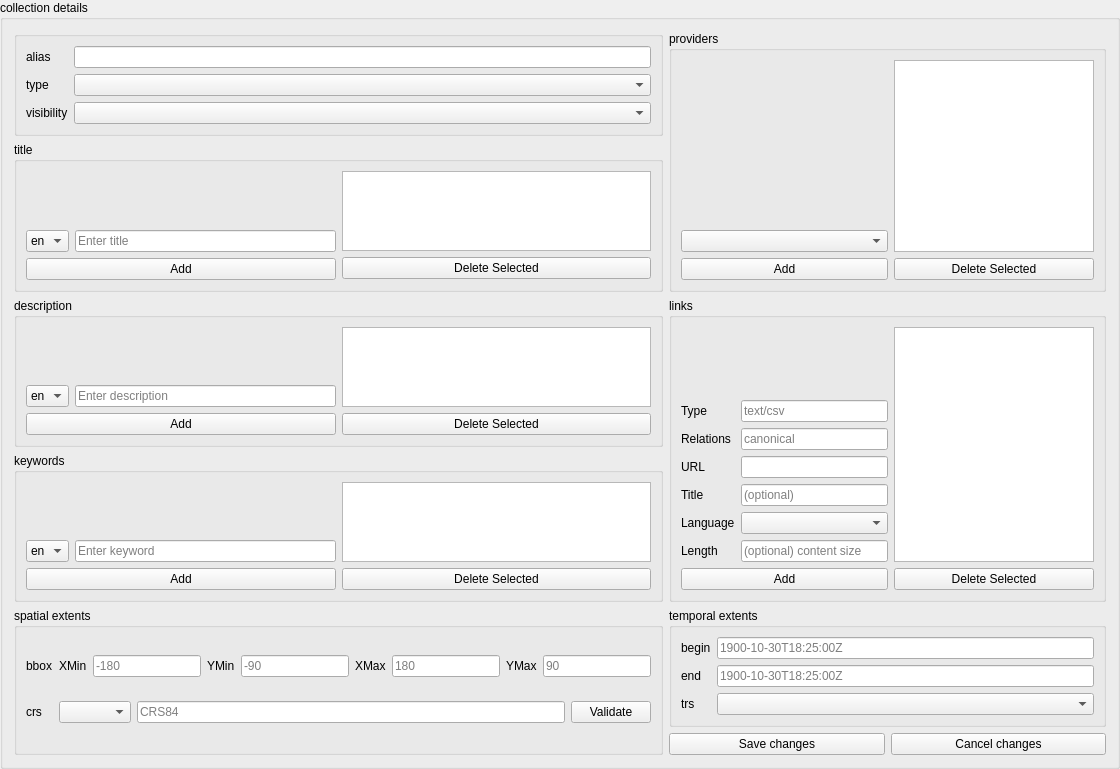
          <widget class="QGroupBox" name="groupBoxCollectionLoaded">
            <property name="visible">
              <bool>false</bool>
            </property>
            <property name="title">
              <string>collection details</string>
            </property>
            <layout class="QGridLayout" name="gridLayoutCollectionLoaded">
            
              
              <item row="0" column="0">
              
                <widget class="QGroupBox">

                  <layout class="QGridLayout">
                    <item row="0" column="0">
                      <widget class="QLabel">
                        <property name="text">
                        <string>alias</string>
                        </property>
                      </widget>
                    </item>
                    <item row="0" column="1" >
                      <widget class="QLineEdit" name="lineEditResAlias">
                      </widget>
                    </item>
                      
                    <item row="1" column="0" >
                      <widget class="QLabel">
                        <property name="text">
                        <string>type</string>
                        </property>
                      </widget>
                    </item>
                    <item row="1" column="1" >
                      <widget class="QComboBox" name="comboBoxResType">
                      </widget>
                    </item>

                    <item row="2" column="0" >
                      <widget class="QLabel">
                        <property name="text">
                        <string>visibility</string>
                        </property>
                      </widget>
                    </item>
                    <item row="2" column="1">
                      <widget class="QComboBox" name="comboBoxResVisibility">
                      </widget>
                    </item>
                  </layout>
                </widget>
              </item>


              <item row="1" column="0" >
              
                <widget class="QGroupBox">
                  <property name="title">
                    <string>title</string>
                  </property>

                  <layout class="QGridLayout">
                    <item row="0" column="0">
                    <layout class="QHBoxLayout">
                      <item>
                      <layout class="QVBoxLayout">
                        <item>            
                        <spacer name="verticalSpacer">
                        <property name="orientation">
                          <enum>Qt::Vertical</enum>
                        </property>
                        <property name="sizeHint" stdset="0">
                          <size>
                          <width>20</width>
                          <height>40</height>
                          </size>
                        </property>
                        </spacer>
                        </item>

                        <item>
                          <layout class="QVBoxLayout">
                          <item>
                          <layout class="QHBoxLayout">
                            <item>
                            <widget class="QComboBox" name="comboBoxResTitleLocale">
                              <item>
                              <property name="text">
                                <string>en</string>
                              </property>
                              </item>
                              <item>
                              <property name="text">
                                <string>pt</string>
                              </property>
                              </item>
                              <item>
                              <property name="text">
                                <string>fr</string>
                              </property>
                              </item>
                            </widget>
                            </item>

                          <item>
                            <widget class="QLineEdit" name="addResTitleLineEdit">
                            <property name="placeholderText">
                              <string>Enter title</string>
                            </property>
                            </widget>
                          </item>
                          </layout>

                          </item>
                          <item>
                            <widget class="QPushButton" name="addResTitleButton">
                            <property name="text">
                              <string>Add</string>
                            </property>
                            </widget>
                          </item>
                          </layout>
                        </item>
                      </layout>

                      </item>
                      <item>
                        <layout class="QVBoxLayout">
                          <item>
                            <widget class="QListWidget" name="listWidgetResTitle">
                            <property name="maximumSize">
                              <size>
                              <width>1000</width>
                              <height>80</height>
                              </size>
                            </property>
                            </widget>
                          </item>
                          <item>
                            <widget class="QPushButton" name="deleteResTitleButton">
                            <property name="text">
                              <string>Delete Selected</string>
                            </property>
                            </widget>
                          </item>
                        </layout>
                      </item>
                    </layout>
                  </item>
                </layout>
                </widget>
              </item>


            
              <item row="2" column="0" columnspan="1">
              
                <widget class="QGroupBox">
                  <property name="title">
                    <string>description</string>
                  </property>

                  <layout class="QGridLayout">
                    <item row="0" column="0">

                    <layout class="QHBoxLayout">
                      <item>
                      <layout class="QVBoxLayout">
                        <item>            
                        <spacer name="verticalSpacer">
                        <property name="orientation">
                          <enum>Qt::Vertical</enum>
                        </property>
                        <property name="sizeHint" stdset="0">
                          <size>
                          <width>20</width>
                          <height>40</height>
                          </size>
                        </property>
                        </spacer>
                        </item>

                        <item>
                          <layout class="QVBoxLayout">
                          <item>
                          <layout class="QHBoxLayout">
                            <item>
                            <widget class="QComboBox" name="comboBoxResDescriptionLocale">
                              <item>
                              <property name="text">
                                <string>en</string>
                              </property>
                              </item>
                              <item>
                              <property name="text">
                                <string>pt</string>
                              </property>
                              </item>
                              <item>
                              <property name="text">
                                <string>fr</string>
                              </property>
                              </item>
                            </widget>
                            </item>

                          <item>
                            <widget class="QLineEdit" name="addResDescriptionLineEdit">
                            <property name="placeholderText">
                              <string>Enter description</string>
                            </property>
                            </widget>
                          </item>
                          </layout>

                          </item>
                          <item>
                            <widget class="QPushButton" name="addResDescriptionButton">
                            <property name="text">
                              <string>Add</string>
                            </property>
                            </widget>
                          </item>
                          </layout>
                        </item>
                      </layout>

                      </item>
                      <item>
                        <layout class="QVBoxLayout">
                          <item>
                            <widget class="QListWidget" name="listWidgetResDescription">
                            <property name="maximumSize">
                              <size>
                              <width>1000</width>
                              <height>80</height>
                              </size>
                            </property>
                            </widget>
                          </item>
                          <item>
                            <widget class="QPushButton" name="deleteResDescriptionButton">
                            <property name="text">
                              <string>Delete Selected</string>
                            </property>
                            </widget>
                          </item>
                        </layout>
                      </item>
                    </layout>
                  </item>
                </layout>
                </widget>
              </item>



              <item row="3" column="0" columnspan="1">
              
                <widget class="QGroupBox">
                  <property name="title">
                    <string>keywords</string>
                  </property>

                  <layout class="QGridLayout">
                    <item row="0" column="0">
                    
                    <layout class="QHBoxLayout">
                      <item>
                      <layout class="QVBoxLayout">
                        <item>            
                        <spacer name="verticalSpacer">
                        <property name="orientation">
                          <enum>Qt::Vertical</enum>
                        </property>
                        <property name="sizeHint" stdset="0">
                          <size>
                          <width>20</width>
                          <height>40</height>
                          </size>
                        </property>
                        </spacer>
                        </item>

                        <item>
                          <layout class="QVBoxLayout">
                          <item>
                          <layout class="QHBoxLayout">
                            <item>
                            <widget class="QComboBox" name="comboBoxResKeywordsLocale">
                              <item>
                              <property name="text">
                                <string>en</string>
                              </property>
                              </item>
                              <item>
                              <property name="text">
                                <string>pt</string>
                              </property>
                              </item>
                              <item>
                              <property name="text">
                                <string>fr</string>
                              </property>
                              </item>
                            </widget>
                            </item>

                          <item>
                            <widget class="QLineEdit" name="addResKeywordsLineEdit">
                            <property name="placeholderText">
                              <string>Enter keyword</string>
                            </property>
                            </widget>
                          </item>
                          </layout>

                          </item>
                          <item>
                            <widget class="QPushButton" name="addResKeywordsButton">
                            <property name="text">
                              <string>Add</string>
                            </property>
                            </widget>
                          </item>
                          </layout>
                        </item>
                      </layout>

                      </item>
                      <item>
                        <layout class="QVBoxLayout">
                          <item>
                            <widget class="QListWidget" name="listWidgetResKeywords">
                            <property name="maximumSize">
                              <size>
                              <width>1000</width>
                              <height>80</height>
                              </size>
                            </property>
                            </widget>
                          </item>
                          <item>
                            <widget class="QPushButton" name="deleteResKeywordsButton">
                            <property name="text">
                              <string>Delete Selected</string>
                            </property>
                            </widget>
                          </item>
                        </layout>
                      </item>
                    </layout>

                  </item>
                  </layout>
                </widget>
              </item>


              <item row="4" column="0" rowspan="2">
              
                <widget class="QGroupBox">
                  <property name="title">
                    <string>spatial extents</string>
                  </property>

                  <layout class="QGridLayout">
                  
                    <item row="0" column="0">
                      <widget class="QLabel">
                        <property name="text">
                        <string>bbox</string>
                        </property>
                      </widget>
                    </item>

                    <item row="0" column="1">
                      <layout class="QGridLayout">
                        
                        <item row="0" column="0">
                          <layout class="QHBoxLayout">
                            <item>
                              <widget class="QLabel">
                                <property name="text">
                                <string>XMin</string>
                                </property>
                              </widget>
                            </item>
                            <item>
                              <widget class="QLineEdit" name="lineEditResExtentsSpatialXMin">
                                <property name="placeholderText">
                                  <string>-180</string>
                                </property>
                              </widget>
                            </item>
                          </layout>
                        </item>
                        <item row="0" column="1">
                          <layout class="QHBoxLayout">
                            <item>
                              <widget class="QLabel">
                                <property name="text">
                                <string>YMin</string>
                                </property>
                              </widget>
                            </item>
                            <item>
                              <widget class="QLineEdit" name="lineEditResExtentsSpatialYMin">
                                <property name="placeholderText">
                                  <string>-90</string>
                                </property>
                              </widget>
                            </item>
                          </layout>
                        </item>
                        <item row="0" column="2">
                          <layout class="QHBoxLayout">
                            <item>
                              <widget class="QLabel">
                                <property name="text">
                                <string>XMax</string>
                                </property>
                              </widget>
                            </item>
                            <item>
                              <widget class="QLineEdit" name="lineEditResExtentsSpatialXMax">
                                <property name="placeholderText">
                                  <string>180</string>
                                </property>
                              </widget>
                            </item>
                          </layout>
                        </item>
                        <item row="0" column="3">
                          <layout class="QHBoxLayout">
                            <item>
                              <widget class="QLabel">
                                <property name="text">
                                <string>YMax</string>
                                </property>
                              </widget>
                            </item>
                            <item>
                              <widget class="QLineEdit" name="lineEditResExtentsSpatialYMax">
                                <property name="placeholderText">
                                  <string>90</string>
                                </property>
                              </widget>
                            </item>
                          </layout>
                        </item>

                      </layout>
                    </item>

                    <item row="1" column="0">
                      <widget class="QLabel">
                        <property name="text">
                        <string>crs</string>
                        </property>
                      </widget>
                    </item>

                    <item row="1" column="1">
                    
                    <layout class="QHBoxLayout">
                      <item>
                        <widget class="QComboBox" name="comboBoxResExtentsSpatialCrsType">
                        </widget>
                      </item>
                      <item>
                        <layout class = "QHBoxLayout">
                          <item>
                            <widget class="QLineEdit" name="lineEditResExtentsSpatialCrs">
                              <property name="placeholderText">
                                <string>CRS84</string>
                              </property>
                            </widget>
                          </item>
                          <item>
                            <widget class="QPushButton" name="validateResExtentsCrsButton">
                              <property name="text">
                                <string>Validate</string>
                              </property>
                            </widget>
                          </item>
                        </layout>
                      </item>
                    </layout>
                    </item>



                  </layout>

                </widget>
              </item>
              
              

              <item row="2" column="1" rowspan="2" >
                <widget class="QGroupBox" name="groupBoxMap">
                  <property name="title">
                    <string>links</string>
                  </property>
                  <layout class="QGridLayout" name="gridLayout_2">
                    <item row="0" column="0">

                    <layout class="QHBoxLayout">
                      <item>
                      <layout class="QVBoxLayout">
                        <item>            
                        <spacer name="verticalSpacer">
                        <property name="orientation">
                          <enum>Qt::Vertical</enum>
                        </property>
                        <property name="sizeHint" stdset="0">
                          <size>
                          <width>20</width>
                          <height>40</height>
                          </size>
                        </property>
                        </spacer>
                        </item>

                        <item>
                          <layout class="QVBoxLayout">
                            <item>
                            <layout class="QGridLayout" name="gridLayoutAddResLinks">

                              <item row="0" column="0">
                                <widget class="QLabel">
                                  <property name="text">
                                    <string>Type</string>
                                  </property>
                                </widget>
                              </item>
                              <item row="0" column="1">
                                <widget class="QLineEdit" name="addResLinksTypeLineEdit">
                                  <property name="placeholderText">
                                    <string>text/csv</string>
                                  </property>
                                </widget>
                              </item>

                              <item row="1" column="0">
                                <widget class="QLabel">
                                  <property name="text">
                                    <string>Relations</string>
                                  </property>
                                </widget>
                              </item>
                              <item row="1" column="1">
                                <widget class="QLineEdit" name="addResLinksRelLineEdit">
                                  <property name="placeholderText">
                                    <string>canonical</string>
                                  </property>
                                </widget>
                              </item>

                              <item row="2" column="0">
                                <widget class="QLabel">
                                  <property name="text">
                                    <string>URL</string>
                                  </property>
                                </widget>
                              </item>
                              <item row="2" column="1">
                                <widget class="QLineEdit" name="addResLinksHrefLineEdit">
                                  <property name="placeholderText">
                                    <string></string>
                                  </property>
                                </widget>
                              </item>

                              <item row="3" column="0">
                                <widget class="QLabel">
                                  <property name="text">
                                    <string>Title</string>
                                  </property>
                                </widget>
                              </item>
                              <item row="3" column="1">
                                <widget class="QLineEdit" name="addResLinksTitleLineEdit">
                                  <property name="placeholderText">
                                    <string>(optional)</string>
                                  </property>
                                </widget>
                              </item>

                              <item row="4" column="0">
                                <widget class="QLabel">
                                  <property name="text">
                                    <string>Language</string>
                                  </property>
                                </widget>
                              </item>
                              <item row="4" column="1">
                                <widget class="QComboBox" name="addResLinkshreflangComboBox">
                                  <property name="placeholderText">
                                    <string>(optional) e.g. 'en-US'</string>
                                  </property>
                                </widget>
                              </item>

                              <item row="5" column="0">
                                <widget class="QLabel">
                                  <property name="text">
                                    <string>Length</string>
                                  </property>
                                </widget>
                              </item>
                              <item row="5" column="1">
                                <widget class="QLineEdit" name="addResLinksLengthLineEdit">
                                  <property name="placeholderText">
                                    <string>(optional) content size</string>
                                  </property>
                                </widget>
                              </item>

                            </layout>


                          </item>
                          <item>
                            <widget class="QPushButton" name="addResLinksButton">
                            <property name="text">
                              <string>Add</string>
                            </property>
                            </widget>
                          </item>
                          </layout>
                        </item>
                      </layout>

                      </item>
                      <item>
                        <layout class="QVBoxLayout">
                          <item>
                            <widget class="QListWidget" name="listWidgetResLinks">
                            <property name="maximumSize">
                              <size>
                              <width>200</width>
                              <height>300</height>
                              </size>
                            </property>
                            </widget>
                          </item>
                          <item>
                            <widget class="QPushButton" name="deleteResLinksButton">
                            <property name="text">
                              <string>Delete Selected</string>
                            </property>
                            </widget>
                          </item>
                        </layout>
                      </item>
                    </layout>
                  </item>
                </layout>
                </widget>
              </item>


              <item row="0" column="1" rowspan="2">
                <widget class="QGroupBox" name="groupBoxMap">
                  <property name="title">
                    <string>providers</string>
                  </property>
                  <layout class="QGridLayout" name="gridLayout_2">
                    <item row="0" column="0">
                    <layout class="QHBoxLayout">
                      <item>
                      <layout class="QVBoxLayout">
                        <item>            
                        <spacer name="verticalSpacer">
                        <property name="orientation">
                          <enum>Qt::Vertical</enum>
                        </property>
                        <property name="sizeHint" stdset="0">
                          <size>
                          <width>20</width>
                          <height>40</height>
                          </size>
                        </property>
                        </spacer>
                        </item>

                        <item>
                          <layout class="QVBoxLayout">
                          <item>
                          <layout class="QHBoxLayout">
                            <item>
                            <widget class="QComboBox" name="comboBoxResProviderType">
                            </widget>
                            </item>
                          </layout>

                          </item>
                          <item>
                            <widget class="QPushButton" name="addResProviderButton">
                            <property name="text">
                              <string>Add</string>
                            </property>
                            </widget>
                          </item>
                          </layout>
                        </item>
                      </layout>

                      </item>
                      <item>
                        <layout class="QVBoxLayout">
                          <item>
                          
                            <widget class="QListWidget" name="listWidgetResProvider">
                            <property name="maximumSize">
                              <size>
                              <width>200</width>
                              <height>300</height>
                              </size>
                            </property>
                            </widget>
                          </item>
                          <item>
                            <widget class="QPushButton" name="deleteResProviderButton">
                            <property name="text">
                              <string>Delete Selected</string>
                            </property>
                            </widget>
                          </item>
                        </layout>
                      </item>
                    </layout>
                  </item>
                </layout>
                </widget>
              </item>


              <item row="4" column="1" >
              
                <widget class="QGroupBox">
                  <property name="title">
                    <string>temporal extents</string>
                  </property>

                  <layout class="QGridLayout">
                    <item row="0" column="0">
                      <widget class="QLabel">
                        <property name="text">
                        <string>begin</string>
                        </property>
                      </widget>
                    </item>
                    <item row="0" column="1">
                      <widget class="QLineEdit" name="lineEditResExtentsTemporalBegin">
                      <property name="placeholderText">
                          <string>1900-10-30T18:25:00Z</string>
                        </property>
                      </widget>
                    </item>
                    <item row="1" column="0">
                      <widget class="QLabel">
                        <property name="text">
                        <string>end</string>
                        </property>
                      </widget>
                    </item>
                    <item row="1" column="1">
                      <widget class="QLineEdit" name="lineEditResExtentsTemporalEnd">
                      <property name="placeholderText">
                          <string>1900-10-30T18:25:00Z</string>
                        </property>
                      </widget>
                    </item>
                    <item row="2" column="0">
                      <widget class="QLabel">
                        <property name="text">
                        <string>trs</string>
                        </property>
                      </widget>
                    </item>
                    <item row="2" column="1">
                      <widget class="QComboBox" name="comboBoxResExtentsTemporalTrs">
                      </widget>
                    </item>
                  </layout>

                </widget>
              </item>
              

              <item row="5" column="1">
                <layout class="QHBoxLayout" name="horizontalLayout">
                  <item>
                    <widget class="QPushButton" name="pushSaveAndPreviewResource">
                      <property name="text">
                      <string>Save changes</string>
                      </property>
                    </widget>
                  </item>
                  <item>
                    <widget class="QPushButton" name="pushExitResourceEdit">
                      <property name="text">
                      <string>Cancel changes</string>
                      </property>
                    </widget>
                  </item>
                </layout>
              </item>


            </layout>
          </widget>
